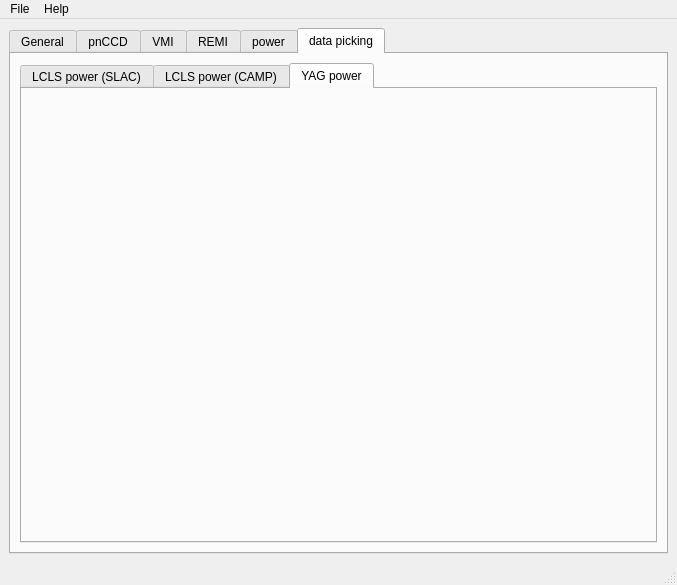
<?xml version="1.0" encoding="UTF-8"?>
<ui version="4.0">
 <class>MainWindow</class>
 <widget class="QMainWindow" name="MainWindow">
  <property name="geometry">
   <rect>
    <x>0</x>
    <y>0</y>
    <width>677</width>
    <height>585</height>
   </rect>
  </property>
  <property name="windowTitle">
   <string>MainWindow</string>
  </property>
  <widget class="QWidget" name="centralwidget">
   <layout class="QHBoxLayout" name="horizontalLayout">
    <item>
     <widget class="QTabWidget" name="dataPickingTab">
      <property name="sizePolicy">
       <sizepolicy hsizetype="Expanding" vsizetype="Expanding">
        <horstretch>0</horstretch>
        <verstretch>0</verstretch>
       </sizepolicy>
      </property>
      <property name="toolTip">
       <string>define data-picking rules</string>
      </property>
      <property name="currentIndex">
       <number>5</number>
      </property>
      <widget class="QWidget" name="GeneralTab">
       <attribute name="title">
        <string>General</string>
       </attribute>
      </widget>
      <widget class="QWidget" name="pnCCDtab">
       <attribute name="title">
        <string>pnCCD</string>
       </attribute>
       <layout class="QGridLayout" name="gridLayout_2">
        <item row="0" column="0">
         <widget class="QGroupBox" name="groupBox">
          <property name="toolTip">
           <string>Activate individual pnCCDs (include them in data analysis)</string>
          </property>
          <property name="title">
           <string>Activate</string>
          </property>
          <layout class="QVBoxLayout" name="verticalLayout">
           <item>
            <widget class="QCheckBox" name="activatePnCCD1">
             <property name="text">
              <string>pnCCD 1</string>
             </property>
            </widget>
           </item>
           <item>
            <widget class="QCheckBox" name="activatePnCCD2">
             <property name="text">
              <string>pnCCD 2</string>
             </property>
            </widget>
           </item>
          </layout>
         </widget>
        </item>
        <item row="0" column="1">
         <widget class="QGroupBox" name="groupBox_2">
          <property name="toolTip">
           <string>Activate individual pnCCDs (include them in data analysis)</string>
          </property>
          <property name="title">
           <string>Display</string>
          </property>
          <layout class="QVBoxLayout" name="verticalLayout_2">
           <item>
            <widget class="QCheckBox" name="displayPnCCD1">
             <property name="text">
              <string>pnCCD 1</string>
             </property>
            </widget>
           </item>
           <item>
            <widget class="QCheckBox" name="displayPnCCD2">
             <property name="text">
              <string>pnCCD 2</string>
             </property>
            </widget>
           </item>
          </layout>
         </widget>
        </item>
        <item row="0" column="2">
         <spacer name="horizontalSpacer_2">
          <property name="orientation">
           <enum>Qt::Horizontal</enum>
          </property>
          <property name="sizeHint" stdset="0">
           <size>
            <width>367</width>
            <height>20</height>
           </size>
          </property>
         </spacer>
        </item>
        <item row="1" column="0" colspan="2">
         <widget class="QGroupBox" name="groupBox_3">
          <property name="title">
           <string>Pixel binning</string>
          </property>
          <layout class="QGridLayout" name="gridLayout">
           <item row="0" column="0">
            <widget class="QLabel" name="label">
             <property name="text">
              <string>pnCCD 1 horizontal</string>
             </property>
            </widget>
           </item>
           <item row="0" column="1">
            <widget class="QSpinBox" name="spinBox">
             <property name="minimum">
              <number>1</number>
             </property>
             <property name="maximum">
              <number>1024</number>
             </property>
            </widget>
           </item>
           <item row="1" column="0">
            <widget class="QLabel" name="label_2">
             <property name="text">
              <string>pnCCD 1 vertical</string>
             </property>
            </widget>
           </item>
           <item row="1" column="1">
            <widget class="QSpinBox" name="spinBox_2">
             <property name="minimum">
              <number>1</number>
             </property>
             <property name="maximum">
              <number>1024</number>
             </property>
            </widget>
           </item>
           <item row="2" column="0">
            <widget class="QLabel" name="label_3">
             <property name="text">
              <string>pnCCD 2 horizontal</string>
             </property>
            </widget>
           </item>
           <item row="2" column="1">
            <widget class="QSpinBox" name="spinBox_3">
             <property name="minimum">
              <number>1</number>
             </property>
             <property name="maximum">
              <number>1024</number>
             </property>
            </widget>
           </item>
           <item row="3" column="0">
            <widget class="QLabel" name="label_4">
             <property name="text">
              <string>pnCCD 2 vertical</string>
             </property>
            </widget>
           </item>
           <item row="3" column="1">
            <widget class="QSpinBox" name="spinBox_4">
             <property name="minimum">
              <number>1</number>
             </property>
             <property name="maximum">
              <number>1024</number>
             </property>
            </widget>
           </item>
          </layout>
         </widget>
        </item>
        <item row="1" column="2">
         <spacer name="horizontalSpacer">
          <property name="orientation">
           <enum>Qt::Horizontal</enum>
          </property>
          <property name="sizeHint" stdset="0">
           <size>
            <width>367</width>
            <height>20</height>
           </size>
          </property>
         </spacer>
        </item>
        <item row="2" column="1">
         <spacer name="verticalSpacer">
          <property name="orientation">
           <enum>Qt::Vertical</enum>
          </property>
          <property name="sizeHint" stdset="0">
           <size>
            <width>20</width>
            <height>193</height>
           </size>
          </property>
         </spacer>
        </item>
        <item row="2" column="2">
         <spacer name="horizontalSpacer_3">
          <property name="orientation">
           <enum>Qt::Horizontal</enum>
          </property>
          <property name="sizeHint" stdset="0">
           <size>
            <width>367</width>
            <height>20</height>
           </size>
          </property>
         </spacer>
        </item>
       </layout>
      </widget>
      <widget class="QWidget" name="VMItab">
       <attribute name="title">
        <string>VMI</string>
       </attribute>
      </widget>
      <widget class="QWidget" name="REMItab">
       <attribute name="title">
        <string>REMI</string>
       </attribute>
      </widget>
      <widget class="QWidget" name="powertab">
       <attribute name="title">
        <string>power</string>
       </attribute>
      </widget>
      <widget class="QWidget" name="">
       <attribute name="title">
        <string>data picking</string>
       </attribute>
       <layout class="QVBoxLayout" name="verticalLayout_3">
        <item>
         <widget class="QTabWidget" name="LCLSPowerCampPicking">
          <property name="currentIndex">
           <number>2</number>
          </property>
          <widget class="QWidget" name="Seite_2">
           <attribute name="title">
            <string>LCLS power (SLAC)</string>
           </attribute>
          </widget>
          <widget class="QWidget" name="Seite">
           <attribute name="title">
            <string>LCLS power (CAMP)</string>
           </attribute>
          </widget>
          <widget class="QWidget" name="tab">
           <attribute name="title">
            <string>YAG power</string>
           </attribute>
          </widget>
         </widget>
        </item>
       </layout>
      </widget>
     </widget>
    </item>
   </layout>
  </widget>
  <widget class="QMenuBar" name="menubar">
   <property name="geometry">
    <rect>
     <x>0</x>
     <y>0</y>
     <width>677</width>
     <height>22</height>
    </rect>
   </property>
   <widget class="QMenu" name="menuFile">
    <property name="title">
     <string>File</string>
    </property>
    <addaction name="actionQuit_Diode"/>
   </widget>
   <widget class="QMenu" name="menuHelp">
    <property name="title">
     <string>Help</string>
    </property>
    <addaction name="actionAbout_Diode"/>
   </widget>
   <addaction name="menuFile"/>
   <addaction name="menuHelp"/>
  </widget>
  <widget class="QStatusBar" name="statusbar"/>
  <action name="actionQuit_Diode">
   <property name="text">
    <string>Quit Diode</string>
   </property>
   <property name="shortcut">
    <string>Ctrl+Q</string>
   </property>
  </action>
  <action name="actionAbout_Diode">
   <property name="text">
    <string>About Diode</string>
   </property>
  </action>
 </widget>
 <resources/>
 <connections>
  <connection>
   <sender>actionQuit_Diode</sender>
   <signal>triggered()</signal>
   <receiver>MainWindow</receiver>
   <slot>close()</slot>
   <hints>
    <hint type="sourcelabel">
     <x>-1</x>
     <y>-1</y>
    </hint>
    <hint type="destinationlabel">
     <x>338</x>
     <y>292</y>
    </hint>
   </hints>
  </connection>
 </connections>
</ui>
